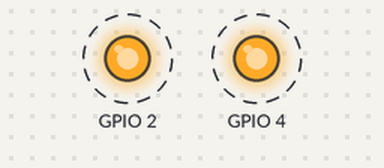
A sketch run on a simulated ESP32. Parts: output pins drawn as LEDs (lit = HIGH). Dashed ring = blinking.

Above: at 0.1 s.
Timing chart, 0 to 3.0 s (numbered marks = the images above):
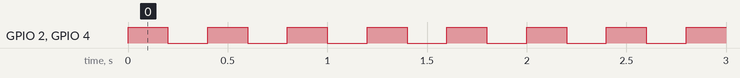

Measured:
- by itself, GPIO 2, GPIO 4: alternates HIGH for 0.20 s and LOW for 0.20 s

The sketch:

Exemplo1.ino
```cpp
/*Bibliotecas FreeRTOS */
#include "freertos/FreeRTOS.h"
#include "freertos/task.h"

/*mapeamento de pinos*/
#define LED1 2
#define LED2 4

/* Variáveis para armazenamento do handle das tasks*/
TaskHandle_t taks1Handle = NULL;
TaskHandle_t taks2Handle = NULL;

/*protótipos das Tasks*/
void vTask1(void *pvParameters);
void vTask2(void *pvParameters);

/*função setup*/
void setup() {
  Serial.begin(9600); //configura comunicação serial com baudrate de 9600
  /*criação das tasks*/
  xTaskCreate(vTask1,"TASK1",configMINIMAL_STACK_SIZE,(void*)LED1,1,&taks1Handle);
  xTaskCreate(vTask1,"TASK2",configMINIMAL_STACK_SIZE+1024,(void*)LED2,2,&taks1Handle);

}

/*função loop*/
void loop() {
  vTaskDelay(3000); //libera a CPU por 3 seg
}

/*
vTask1
inverte LED em intervalos de 200 ms
*/
void vTask1(void *pvParameters)
{
    int pin = (int)pvParameters;
    pinMode(pin,OUTPUT);

    while (1)
    {
      digitalWrite(pin,!digitalRead(pin));
      vTaskDelay(pdMS_TO_TICKS(200));
    }
}

/*
vTask2
imprime valor de contagem a cada 1 seg
*/
void vTask2(void *pvParameters)
{
  int cont = 0;

  while (1)
  {
    Serial.println("Task 2: " + String(cont++));
    vTaskDelay(pdMS_TO_TICKS(1000));
  }
}
```
